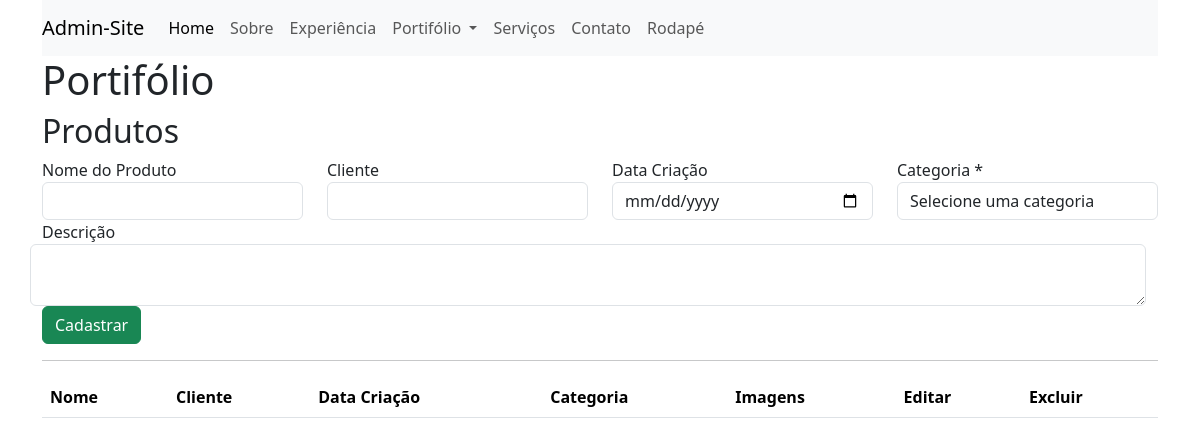
The page /admin/home.php?pg=portfolio_produtos (signed in) on the database as committed earlier.
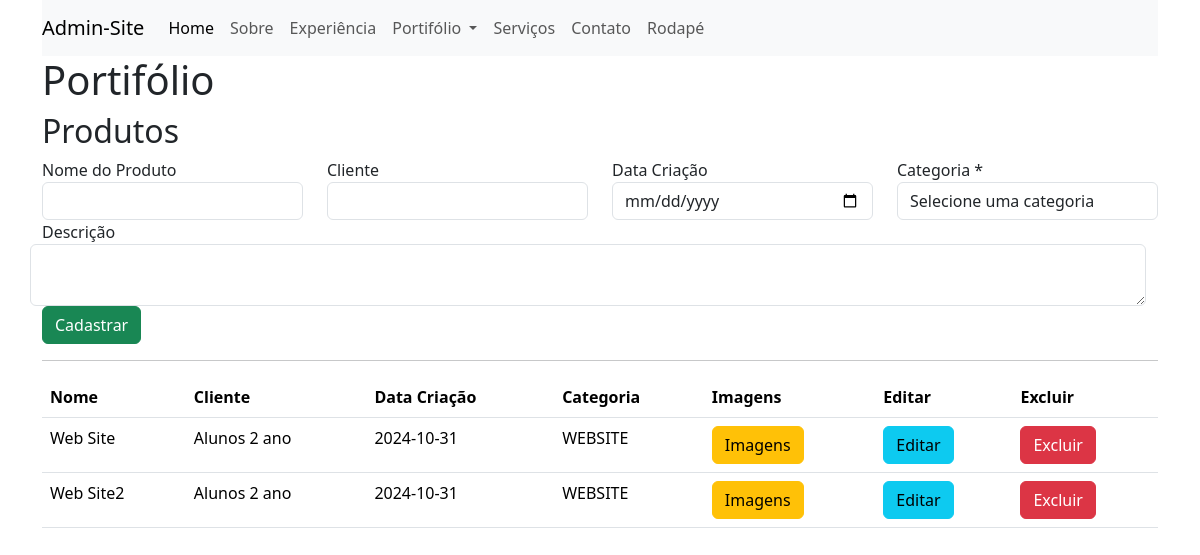
The same page on the database as committed later.
### tables this page shows
CREATE TABLE `produtos` (
  `id` int(10) unsigned NOT NULL AUTO_INCREMENT,
  `nome` varchar(50) DEFAULT NULL,
  `cliente` varchar(50) DEFAULT NULL,
  `data_criacao` date DEFAULT NULL,
  `projeto_url` varchar(50) DEFAULT NULL,
  `descricao` text,
  `fk_categoria` int(11) DEFAULT NULL,
  PRIMARY KEY (`id`)
);

CREATE TABLE `categorias` (
  `id` int(10) unsigned NOT NULL AUTO_INCREMENT,
  `nome` varchar(50) DEFAULT NULL,
  PRIMARY KEY (`id`)
);

### admin/connect.php (called while the page is built, shortened)
<?php
class connect
{
  function selectFor($sql)
  {
    try {
      $cnx = new PDO('mysql:host=' . HOST . ';dbname=' . DB . '', USER, PASS, array(PDO::MYSQL_ATTR_INIT_COMMAND => "SET NAMES utf8"));
      $con = $cnx->prepare($sql);
      $con->execute();
      return $con->fetchAll(PDO::FETCH_ASSOC);
    } catch (PDOException $e) {
      echo "Ops! desculpe,  algo deu errado, por favor tente mais tarde:<br>";
      echo "<br>";
      echo $e->getMessage();
      exit;
    }
  }
}

### admin/pg/portfolio_produtos.php (the view, shortened to what the changed rows need)
<h1>Portifólio</h1>
<h2>Produtos</h2>
<table class="table table-stripped">
    <tr>
        <th>Nome</th>
        <th>Cliente</th>
        <th>Data Criação</th>
        <th>Categoria</th>
        <th>Imagens</th>
        <th>Editar</th>
        <th>Excluir</th>
    </tr>
    <?php
    $prod = $sql->selectFor("SELECT
                                produtos.id,
                                produtos.nome,
                                produtos.cliente,
                                produtos.data_criacao,
                                categorias.nome as categoria
                                FROM produtos
                                JOIN categorias
                                ON produtos.fk_categoria = categorias.id
                                ORDER BY data_criacao DESC");
    foreach ($prod as $p) {
    ?>
        <tr>
            <td><?= $p['nome'] ?></td>
            <td><?= $p['cliente'] ?></td>
            <td><?= $p['data_criacao'] ?></td>
            <td><?= $p['categoria'] ?></td>
            <td><a class="btn btn-warning" href="./home.php?pg=portfolio_imagens&id=<?= $p['id'] ?>">Imagens</a></td>
            <td><a class="btn btn-info" href="./home.php?pg=portfolio_produtos&acao=editar&id=<?= $p['id'] ?>">Editar</a></td>
            <td><a class="btn btn-danger" href="./home.php?portifolio_produtos&acao=excluir&id=<?= $p['id'] ?>">Excluir</a></td>
        </tr>
    <?php
    }
    ?>
</table>

Rows that differ between the two databases and show on the page:
added produtos: nome "Web Site", cliente "Alunos 2 ano", data_criacao "2024-10-31", fk_categoria.nome "WEBSITE"
added produtos: nome "Web Site2", cliente "Alunos 2 ano", data_criacao "2024-10-31", fk_categoria.nome "WEBSITE"
